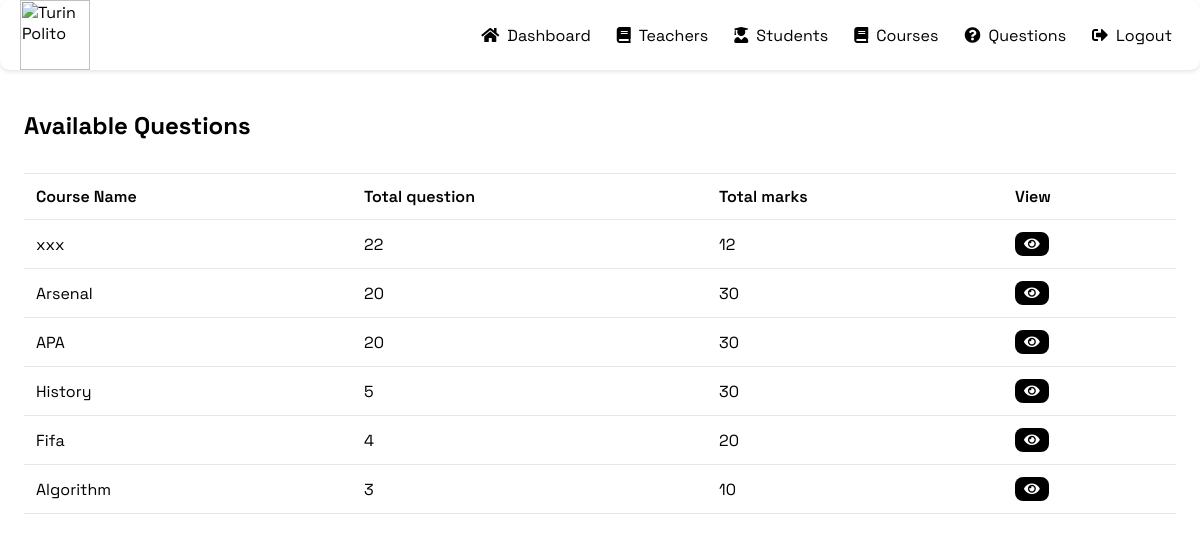
The app's page /admin-view-question (signed in) with its own data.
### exams/models.py (models this page shows, shortened)
class Course(models.Model):
    course_name = models.CharField(max_length=80)
    question_number = models.PositiveIntegerField()
    credit = models.PositiveIntegerField()
    total_marks = models.PositiveIntegerField()
    creator = models.ForeignKey('teachers.Teacher', related_name='created_courses', on_delete=models.SET_NULL, null=True, blank=True)

### exams/views.py (the view)
# urls.py: path('admin-view-question', views.admin_view_question_view, name='admin-view-question'),
@login_required(login_url='adminlogin')
def admin_view_question_view(request):
    courses = models.Course.objects.all()
    return render(request, 'exams/admin_view_question.html', {'courses': courses})

### templates/exams/admin_view_question.html (shortened to what this page needs)
{% extends 'exams/adminbase.html' %}
{% load widget_tweaks %}
{% load static %}
{% block content %}
<link rel="stylesheet" type="text/css" href="{% static 'css/admin_view_student.css' %}">
<div class="content-wrapper">
    <div class="content-header">
        <h1 class="title">Available Questions</h1>
    </div>
    <div class="table-container">
        <table>
            <thead>
                <tr>
                    <th>Course Name</th>
                    <th>Total question</th>
                    <th>Total marks</th>
                    <th>View</th>
                </tr>
            </thead>
            <tbody>
                {% for c in courses %}
                <tr>
                    <td>{{c.course_name}}</td>
                    <td>{{c.question_number}}</td>
                    <td>{{c.total_marks}}</td>
                    <td class="actions">
                        <a class="btn-delete" href="{% url 'view-question' c.id  %}">
                            <small class="fa fa-eye"></small>
                        </a>
                    </td>
                </tr>
                {% empty %}
                <tr>
                    <td colspan="5">There are no question yet.</td>
                </tr>
                {% endfor %}
        </table>
    </div>
</div>
{% endblock %}

### static/css/adminbase.css (style rules this page uses)
body { font-family: 'Space Grotesk', sans-serif; margin: 0; padding: 0; }

### static/css/admin_view_student.css (style rules this page uses)
.content-wrapper { padding: 24px; }
.content-header { display: flex; justify-content: space-between; align-items: center; gap: 16px; }
.title { font-size: 24px; font-weight: bold; }
.table-container { margin-top: 16px; border-top: 1px solid #e2e8f0; overflow: auto; }
table { width: 100%; text-align: left; border-collapse: collapse; }
th, td { padding: 12px; border-bottom: 1px solid #e2e8f0; }
th { font-weight: 600; color: #000000; }
.actions a { display: inline-block; margin-right: 8px; padding: 5px 9px; text-align: center; text-decoration: none; color: #fff; border-radius: 8px; cursor: grab; }
.btn-delete { background-color: #000000; }
.actions a small { font-size: 0.875em; }

### records on screen
Course: course_name "xxx", question_number "22", total_marks "12"
Course: course_name "Arsenal", question_number "20", total_marks "30"
Course: course_name "APA", question_number "20", total_marks "30"
Course: course_name "History", question_number "5", total_marks "30"
Course: course_name "Fifa", question_number "4", total_marks "20"
Course: course_name "Algorithm", question_number "3", total_marks "10"
